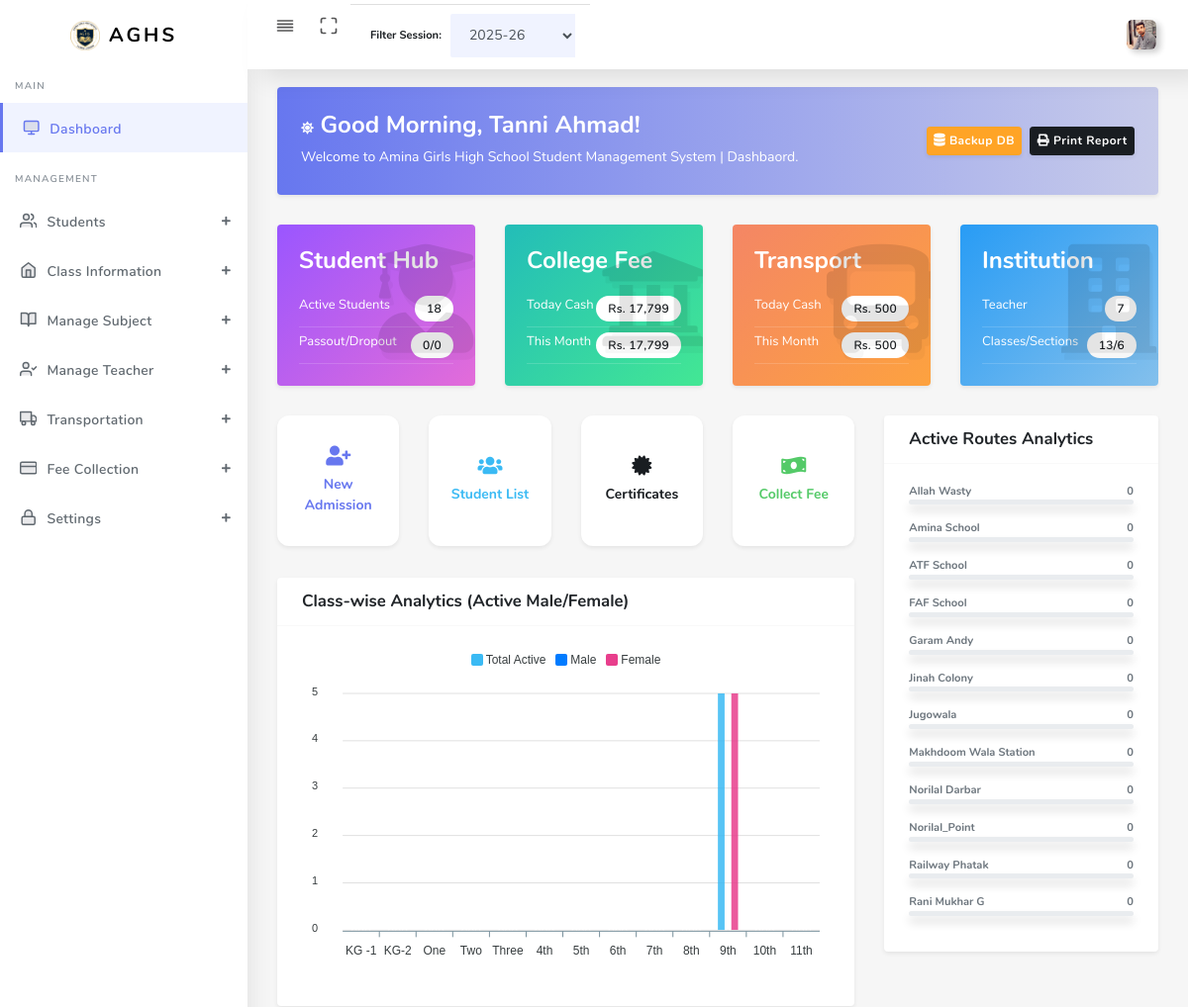
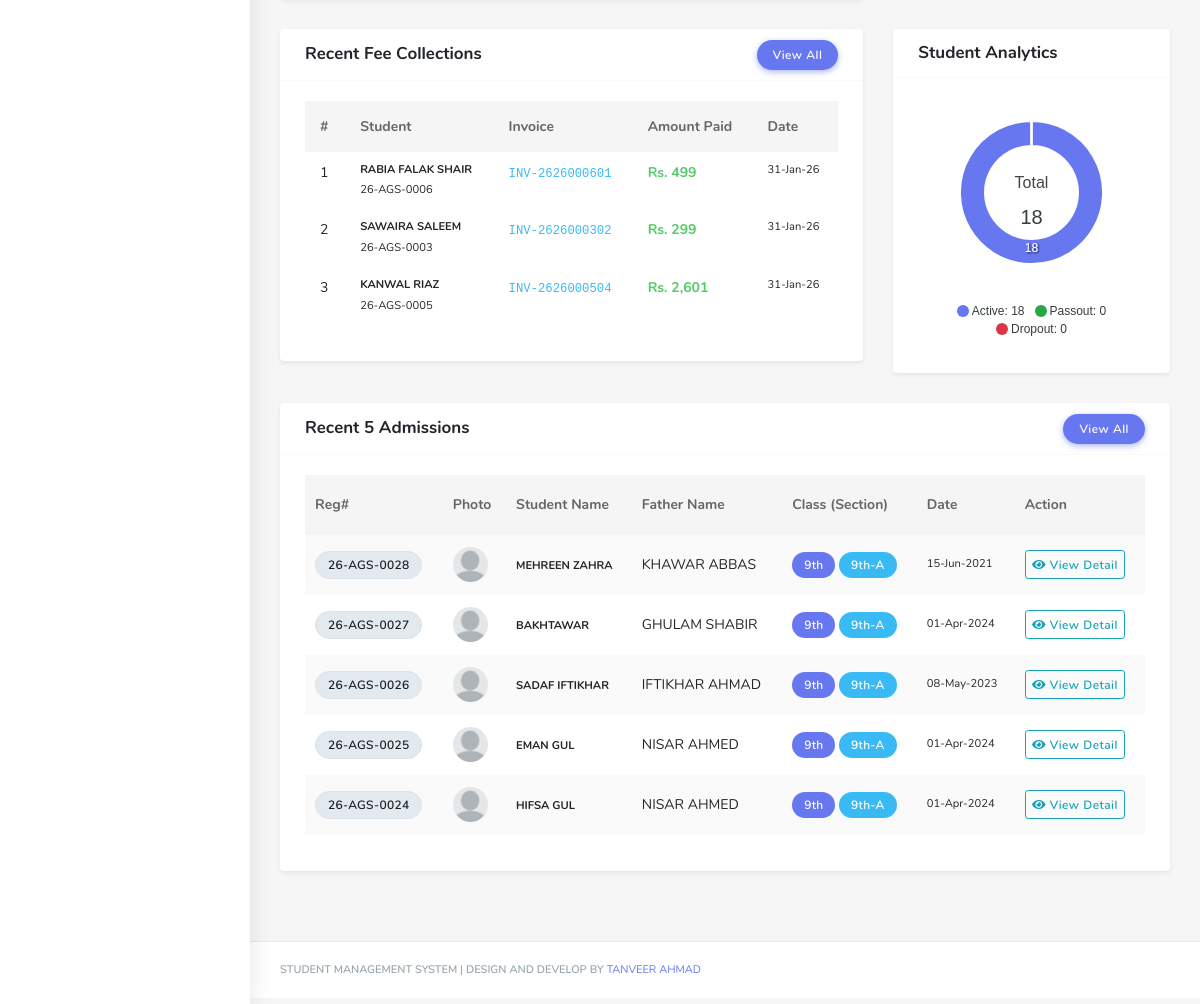
The page /dashboard.php (signed in) on the database its author committed (2 pictures, top to bottom).
### tables this page shows
CREATE TABLE `school_settings` (
  `id` int(11) NOT NULL DEFAULT 1,
  `school_name` varchar(255) NOT NULL,
  `address` text DEFAULT NULL,
  `contact` varchar(20) DEFAULT NULL,
  `logo` varchar(255) DEFAULT NULL,
  `updated_at` timestamp NOT NULL DEFAULT current_timestamp() ON UPDATE current_timestamp(),
  PRIMARY KEY (`id`)
);

CREATE TABLE `fee_payments` (
  `id` int(11) NOT NULL AUTO_INCREMENT,
  `invoice_no` varchar(50) NOT NULL,
  `student_id` int(11) NOT NULL,
  `fee_type_id` int(11) NOT NULL,
  `session_id` int(11) NOT NULL,
  `amount_payable` decimal(10,2) NOT NULL,
  `discount_id` int(11) DEFAULT NULL,
  `special_discount` decimal(10,2) DEFAULT 0.00,
  `amount_paid` decimal(10,2) NOT NULL,
  `remarks` text DEFAULT NULL,
  `payment_status` enum('Paid','Partial') DEFAULT 'Paid',
  `payment_date` date NOT NULL,
  PRIMARY KEY (`id`),
  UNIQUE KEY `invoice_no` (`invoice_no`)
);

CREATE TABLE `students` (
  `id` int(11) NOT NULL AUTO_INCREMENT,
  `reg_no` varchar(50) NOT NULL,
  `admission_date` date NOT NULL,
  `session` varchar(20) DEFAULT NULL,
  `class_id` int(11) NOT NULL,
  `section_id` int(11) DEFAULT NULL,
  `medium` varchar(255) NOT NULL,
  `subject_group_id` int(11) DEFAULT NULL,
  `student_name` varchar(255) NOT NULL,
  `cnic_bform` varchar(20) DEFAULT NULL,
  `dob` date DEFAULT NULL,
  `gender` varchar(255) NOT NULL,
  `mother_language` varchar(50) DEFAULT NULL,
  `caste` varchar(50) DEFAULT NULL,
  `tehsil` varchar(255) NOT NULL,
  `district` varchar(255) NOT NULL,
  `student_contact` varchar(20) DEFAULT NULL,
  `student_address` text DEFAULT NULL,
  `guardian_name` varchar(255) DEFAULT NULL,
  `relation` varchar(50) DEFAULT NULL,
  `occupation` varchar(100) DEFAULT NULL,
  `guardian_address` text NOT NULL,
  `guardian_contact` varchar(20) DEFAULT NULL,
  `guardian_cnic` varchar(255) NOT NULL,
  `prev_school_name` varchar(255) DEFAULT NULL,
  `last_class` varchar(50) DEFAULT NULL,
  `passing_year` varchar(10) DEFAULT NULL,
  `board_name` varchar(100) DEFAULT NULL,
  `disability` enum('Yes','No') DEFAULT 'No',
  `hafiz_quran` enum('Yes','No') DEFAULT 'No',
  `transport` enum('Yes','No') DEFAULT 'No',
  `route_id` int(11) DEFAULT NULL,
  `interests` text DEFAULT NULL,
  `remarks` text DEFAULT NULL,
  `student_photo` longtext DEFAULT NULL,
  `cnic_doc` longtext DEFAULT NULL,
  `guardian_cnic_front` longtext DEFAULT NULL,
  `guardian_cnic_back` longtext DEFAULT NULL,
  `result_card_doc` longtext DEFAULT NULL,
  `created_at` timestamp NOT NULL DEFAULT current_timestamp(),
  `is_deleted` tinyint(1) DEFAULT 0,
  `is_promoted` tinyint(1) DEFAULT 0,
  `is_detained` tinyint(1) DEFAULT 0,
  `is_dropout` tinyint(1) DEFAULT 0,
  `is_passout` tinyint(1) DEFAULT 0,
  `is_certified` tinyint(1) DEFAULT 0,
  PRIMARY KEY (`id`),
  UNIQUE KEY `reg_no` (`reg_no`)
);

CREATE TABLE `classes` (
  `id` int(11) NOT NULL AUTO_INCREMENT,
  `class_name` varchar(100) NOT NULL,
  `numeric_name` varchar(50) NOT NULL,
  `teacher_id` int(11) DEFAULT NULL,
  `created_at` timestamp NOT NULL DEFAULT current_timestamp(),
  PRIMARY KEY (`id`),
  KEY `fk_class_teacher` (`teacher_id`),
  CONSTRAINT `fk_class_teacher` FOREIGN KEY (`teacher_id`) REFERENCES `teachers` (`id`) ON DELETE SET NULL ON UPDATE CASCADE
);

CREATE TABLE `sections` (
  `id` int(11) NOT NULL AUTO_INCREMENT,
  `section_name` varchar(100) NOT NULL,
  `nick_name` varchar(100) DEFAULT NULL,
  `class_id` int(11) NOT NULL,
  `teacher_id` int(11) DEFAULT NULL,
  PRIMARY KEY (`id`),
  KEY `class_id` (`class_id`),
  KEY `teacher_id` (`teacher_id`),
  CONSTRAINT `sections_ibfk_1` FOREIGN KEY (`class_id`) REFERENCES `classes` (`id`) ON DELETE CASCADE,
  CONSTRAINT `sections_ibfk_2` FOREIGN KEY (`teacher_id`) REFERENCES `teachers` (`id`) ON DELETE SET NULL
);

### dashboard.php (the view, shortened to what the rows shown need)
<?php
require_once 'auth.php';
$sessions = $pdo->query("SELECT * FROM academic_sessions ORDER BY id DESC")->fetchAll();
$active_session_id = 'all';
foreach ($sessions as $s) {
  if ($s['is_active'] == 1) {
    $active_session_id = $s['id'];
    break;
  }
}
$f_sess = $_GET['session_id'] ?? ($active_session_id !== 'all' ? $active_session_id : ($sessions[0]['id'] ?? 'all'));
$sess_cond = ($f_sess === 'all') ? "1=1" : "session = ?";
$f_sess_cond = ($f_sess === 'all') ? "1=1" : "session_id = ?";
$sess_param = ($f_sess === 'all') ? [] : [$f_sess];
?>
<!DOCTYPE html>
<html lang="en">
<head>
  <link rel="stylesheet" href="assets/css/app.min.css">
  <link rel="stylesheet" href="assets/css/style.css">
  <link rel="stylesheet" href="assets/css/components.css">
  <link rel="stylesheet" href="assets/css/custom.css">
</head>
<body>
  <div id="app">
    <div class="main-wrapper main-wrapper-1">
      <div class="no-print"><?php include 'include/navbar.php'; ?></div>
      <div class="main-sidebar sidebar-style-2 no-print"><?php include 'include/asidebar.php'; ?></div>
      <div class="main-content">
        <section class="section">
          <div class="row no-print">
            <div class="col-lg-8 col-12">
              <div class="card shadow-sm">
                <div class="card-body">
                  <div class="table-responsive">
                    <table class="table table-hover table-md">
                      <thead>
                        <tr>
                          <th>#</th>
                          <th>Student</th>
                          <th>Invoice</th>
                          <th>Amount Paid</th>
                          <th>Date</th>
                        </tr>
                      </thead>
                      <tbody>
                        <?php
                        $sql_rec_pay = "SELECT s.student_name, s.reg_no, f.amount_paid, f.invoice_no, f.payment_date FROM fee_payments f JOIN students s ON f.student_id = s.id WHERE $f_sess_cond ORDER BY f.id DESC LIMIT 3";
                        $rec_pay = $pdo->prepare($sql_rec_pay);
                        $rec_pay->execute($sess_param);
                        $sr = 1;
                        foreach ($rec_pay->fetchAll() as $p) { ?>
                          <tr>
                            <td><?= $sr++ ?></td>
                            <td>
                              <div class="font-weight-bold small"><?= $p['student_name'] ?></div><small><?= $p['reg_no'] ?></small>
                            </td>
                            <td><code class="text-info"><?= $p['invoice_no'] ?></code></td>
                            <td>
                              <div class="text-success font-weight-bold">Rs. <?= number_format($p['amount_paid']) ?></div>
                            </td>
                            <td class="small"><?= date('d-M-y', strtotime($p['payment_date'])) ?></td>
                          </tr>
                        <?php } ?>
                      </tbody>
                    </table>
                  </div>
                </div>
              </div>
            </div>
          </div>
          <div class="row no-print">
            <div class="col-12">
              <div class="card shadow-sm">
                <div class="card-body">
                  <div class="table-responsive">
                    <table class="table table-striped">
                      <thead>
                        <tr>
                          <th>Reg#</th>
                          <th>Photo</th>
                          <th>Student Name</th>
                          <th>Father Name</th>
                          <th>Class (Section)</th>
                          <th>Date</th>
                          <th>Action</th>
                        </tr>
                      </thead>
                      <tbody>
                        <?php
                        $rec_st = $pdo->prepare("SELECT s.id, s.student_name, s.guardian_name, s.reg_no, s.admission_date, s.student_photo, c.class_name, sec.section_name FROM students s LEFT JOIN classes c ON s.class_id = c.id LEFT JOIN sections sec ON s.section_id = sec.id WHERE $sess_cond ORDER BY s.id DESC LIMIT 5");
                        $rec_st->execute($sess_param);
                        foreach ($rec_st->fetchAll() as $s) {
                          $photo = (!empty($s['student_photo']) && file_exists($s['student_photo'])) ? $s['student_photo'] : 'assets/img/userdummypic.png'; ?>
                          <tr>
                            <td><span class="badge badge-light border"><?= $s['reg_no'] ?></span></td>
                            <td><img src="<?= $photo ?>" class="rounded-circle" width="35" height="35" style="object-fit: cover;"></td>
                            <td><span class="font-weight-bold text-uppercase small"><?= $s['student_name'] ?></span></td>
                            <td><?= $s['guardian_name'] ?></td>
                            <td><span class="badge badge-primary"><?= $s['class_name'] ?></span> <span class="badge badge-info"><?= $s['section_name'] ?></span></td>
                            <td class="small"><?= date('d-M-Y', strtotime($s['admission_date'])) ?></td>
                            <td><a href="student-detail-page.php?id=<?= $s['id'] ?>" class="btn btn-outline-info btn-sm"><i class="fa fa-eye"></i> View Detail</a></td>
                          </tr>
                        <?php } ?>
                      </tbody>
                    </table>
                  </div>
                </div>
              </div>
            </div>
          </div>
        </section>
      </div>
    </div>
  </div>
</body>
</html>

### include/navbar.php (shortened to what the rows shown need)
<?php
if (isset($_SESSION['admin_id'])) {
    $admin_id = $_SESSION['admin_id'];
    $st_admin = $pdo->prepare("SELECT full_name, profile_pic FROM admins WHERE id = ?");
    $st_admin->execute([$admin_id]);
    $admin_data = $st_admin->fetch(PDO::FETCH_ASSOC);
    $display_pic = (!empty($admin_data['profile_pic']) && file_exists('uploads/' . $admin_data['profile_pic']))
                   ? 'uploads/' . $admin_data['profile_pic']
                   : 'assets/img/user.png';
} else {
    $display_name = "Admin";
    $display_pic = "assets/img/user.png";
}
?>
<nav class="navbar navbar-expand-lg main-navbar sticky">
    <ul class="navbar-nav navbar-right">
        <li class="dropdown">
            <a href="#" data-toggle="dropdown" class="nav-link dropdown-toggle nav-link-lg nav-link-user">
                <img alt="image" src="<?= $display_pic ?>" class="user-img-radious-style" style="width:30px; height:30px; object-fit:cover;">
            </a>
        </li>
    </ul>
</nav>

### include/asidebar.php (shortened to what the rows shown need)
<?php
$school_settings = $pdo->query("SELECT * FROM school_settings LIMIT 1")->fetch(PDO::FETCH_ASSOC);
$sch_logo    = (!empty($school_settings['logo']) && file_exists('uploads/' . $school_settings['logo']))
  ? 'uploads/' . $school_settings['logo']
  : 'assets/img/agslogo.png';
?>
<aside id="sidebar-wrapper">
  <div class="sidebar-brand">
    <a href="dashboard.php">
      <img alt="image" src="<?= $sch_logo ?>" class="header-logo" />
      <span class="logo-name">AGHS</span>
    </a>
  </div>
</aside>

### rows shown on the page
school_settings: logo (picture)
fee_payments: student.student_name "RABIA FALAK SHAIR", student.reg_no "26-AGS-0006", invoice_no "INV-2626000601", amount_paid "499", payment_date "31-Jan-26"
fee_payments: student.student_name "SAWAIRA SALEEM", student.reg_no "26-AGS-0003", invoice_no "INV-2626000302", amount_paid "299", payment_date "31-Jan-26"
fee_payments: student.student_name "KANWAL RIAZ", student.reg_no "26-AGS-0005", invoice_no "INV-2626000504", amount_paid "2,601", payment_date "31-Jan-26"
students: reg_no "26-AGS-0028", student_name "MEHREEN ZAHRA", guardian_name "KHAWAR ABBAS", class.class_name "9th", section.section_name "9th-A", admission_date "15-Jun-2021"
students: reg_no "26-AGS-0027", student_name "BAKHTAWAR", guardian_name "GHULAM SHABIR", class.class_name "9th", section.section_name "9th-A", admission_date "01-Apr-2024"
students: reg_no "26-AGS-0026", student_name "SADAF IFTIKHAR", guardian_name "IFTIKHAR AHMAD", class.class_name "9th", section.section_name "9th-A", admission_date "08-May-2023"
students: reg_no "26-AGS-0025", student_name "EMAN GUL", guardian_name "NISAR AHMED", class.class_name "9th", section.section_name "9th-A", admission_date "01-Apr-2024"
students: reg_no "26-AGS-0024", student_name "HIFSA GUL", guardian_name "NISAR AHMED", class.class_name "9th", section.section_name "9th-A", admission_date "01-Apr-2024"

### other values the page prints
$greet "Good Morning"
$admin_name "Tanni Ahmad"
$st['active'] "18"
$st['passout'] "0"
$st['dropout'] "0"
$fees['d_college'] "17,799"
$fees['m_college'] "17,799"
$fees['d_transport'] "500"
$fees['m_transport'] "500"
$total_staff "7"
$total_classes "13"
$total_sections "6"
$r['route_name'] "Allah Wasty"
$r['scount'] "0"
$r['route_name'] "Amina School"
